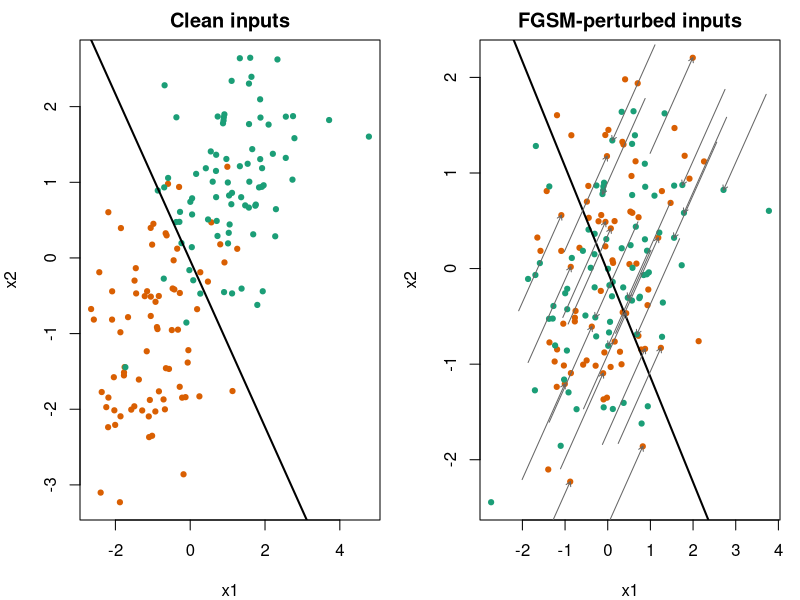

This chart was generated by the following R code:
## ---- chunk 1
set.seed(1301)

# Two Gaussian classes in 2-D with overlap so the boundary is non-trivial.
n <- 400
mu0 <- c(-1.0, -1.0)
mu1 <- c( 1.0,  1.0)
Sigma <- matrix(c(1, 0.3, 0.3, 1), 2, 2)

rmvn <- function(n, mu, Sigma) {
  L <- chol(Sigma)
  matrix(rnorm(n * 2), n, 2) %*% L + matrix(mu, n, 2, byrow = TRUE)
}

X0 <- rmvn(n / 2, mu0, Sigma)
X1 <- rmvn(n / 2, mu1, Sigma)
X  <- rbind(X0, X1)
y  <- c(rep(0, n / 2), rep(1, n / 2))

# Train / test split.
idx   <- sample(seq_len(n), size = floor(0.6 * n))
Xtr   <- X[idx, ];  ytr <- y[idx]
Xte   <- X[-idx, ]; yte <- y[-idx]

sigmoid <- function(z) 1 / (1 + exp(-z))

# Fit logistic regression (clean model).
df_tr <- data.frame(x1 = Xtr[, 1], x2 = Xtr[, 2], y = ytr)
clean_fit <- glm(y ~ x1 + x2, data = df_tr, family = binomial())
beta  <- coef(clean_fit)[c("x1", "x2")]
beta0 <- coef(clean_fit)[["(Intercept)"]]
## ---- chunk 2
# FGSM perturbation for logistic regression, exact input gradient.
fgsm <- function(Xmat, yvec, beta, beta0, epsilon) {
  z    <- as.numeric(beta0 + Xmat %*% beta)
  p    <- sigmoid(z)
  # grad_x L = (p - y) * beta, broadcast over rows.
  grad <- outer(p - yvec, beta)              # n x 2
  Xmat + epsilon * sign(grad)
}

predict_label <- function(Xmat, beta, beta0) {
  as.integer(sigmoid(as.numeric(beta0 + Xmat %*% beta)) > 0.5)
}

epsilon <- 1.0

# Clean and adversarial test accuracy for the clean model.
acc <- function(pred, truth) mean(pred == truth)

clean_acc_clean_model <- acc(predict_label(Xte, beta, beta0), yte)
Xte_adv <- fgsm(Xte, yte, beta, beta0, epsilon)
adv_acc_clean_model <- acc(predict_label(Xte_adv, beta, beta0), yte)
## ---- chunk 3
# Adversarial training: augment with FGSM-perturbed training points.
Xtr_adv <- fgsm(Xtr, ytr, beta, beta0, epsilon)
df_aug  <- data.frame(
  x1 = c(Xtr[, 1], Xtr_adv[, 1]),
  x2 = c(Xtr[, 2], Xtr_adv[, 2]),
  y  = c(ytr, ytr)
)
robust_fit <- glm(y ~ x1 + x2, data = df_aug, family = binomial())
rbeta  <- coef(robust_fit)[c("x1", "x2")]
rbeta0 <- coef(robust_fit)[["(Intercept)"]]

clean_acc_robust_model <- acc(predict_label(Xte, rbeta, rbeta0), yte)
# Attacker adapts to the defended model's gradient.
Xte_adv_r <- fgsm(Xte, yte, rbeta, rbeta0, epsilon)
adv_acc_robust_model <- acc(predict_label(Xte_adv_r, rbeta, rbeta0), yte)

results <- data.frame(
  Model = c("Standard (clean training)", "Adversarial training"),
  `Clean accuracy` = round(c(clean_acc_clean_model, clean_acc_robust_model), 3),
  `Adversarial accuracy` = round(c(adv_acc_clean_model, adv_acc_robust_model), 3),
  check.names = FALSE
)
## ---- chunk 4
knitr::kable(
  results,
  caption = "Clean versus adversarial test accuracy for a standard logistic-regression classifier and the same classifier after adversarial training (FGSM augmentation, epsilon = 1.0). Adversarial accuracy is measured against perturbations adapted to each model."
)
## ---- chunk 5
op <- par(mfrow = c(1, 2), mar = c(4, 4, 2, 1))

# Boundary: beta0 + b1*x1 + b2*x2 = 0  =>  x2 = -(beta0 + b1*x1)/b2
abline_for <- function(b0, b) c(intercept = unname(-b0 / b[2]), slope = unname(-b[1] / b[2]))

cols <- ifelse(yte == 1, "#1b9e77", "#d95f02")

# Panel 1: clean
plot(Xte[, 1], Xte[, 2], col = cols, pch = 19, cex = 0.7,
     xlab = "x1", ylab = "x2", main = "Clean inputs")
ln <- abline_for(beta0, beta)
abline(a = ln["intercept"], b = ln["slope"], lwd = 2)

# Panel 2: adversarial
plot(Xte_adv[, 1], Xte_adv[, 2], col = cols, pch = 19, cex = 0.7,
     xlab = "x1", ylab = "x2", main = "FGSM-perturbed inputs")
abline(a = ln["intercept"], b = ln["slope"], lwd = 2)
samp <- sample(seq_len(nrow(Xte)), 25)
arrows(Xte[samp, 1], Xte[samp, 2],
       Xte_adv[samp, 1], Xte_adv[samp, 2],
       length = 0.05, col = "grey40")

par(op)
